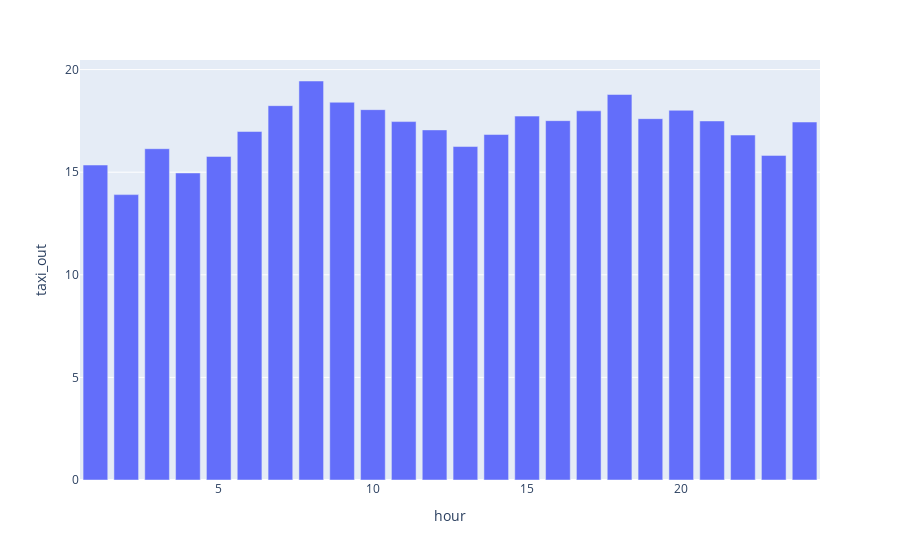

Here is the notebook cell this chart was saved with:
### Code cell
px.bar(taxi_avg, x='hour', y='taxi_out')

### Figure 1 — Plotly figure (JSON) as saved in the notebook; plotly's stock layout.template omitted (floating-point values rounded to 4 significant figures)
{"data": [{"alignmentgroup": "True", "hovertemplate": "hour=%{x}<br>taxi_out=%{y}<extra></extra>", "legendgroup": "", "marker": {"color": "#636efa", "pattern": {"shape": ""}}, "name": "", "offsetgroup": "", "orientation": "v", "showlegend": false, "textposition": "auto", "type": "bar", "x": [1, 2, 3, 4, 5, 6, 7, 8, 9, 10, 11, 12, 13, 14, 15, 16, 17, 18, 19, 20, 21, 22, 23, 24], "xaxis": "x", "y": [15.35, 13.91, 16.14, 14.96, 15.77, 16.98, 18.24, 19.44, 18.41, 18.05, 17.47, 17.06, 16.25, 16.84, 17.73, 17.51, 17.99, 18.79, 17.61, 18.02, 17.5, 16.81, 15.82, 17.44], "yaxis": "y"}], "layout": {"barmode": "relative", "legend": {"tracegroupgap": 0}, "margin": {"t": 60}, "xaxis": {"anchor": "y", "domain": [0, 1], "title": {"text": "hour"}}, "yaxis": {"anchor": "x", "domain": [0, 1], "title": {"text": "taxi_out"}}}}
